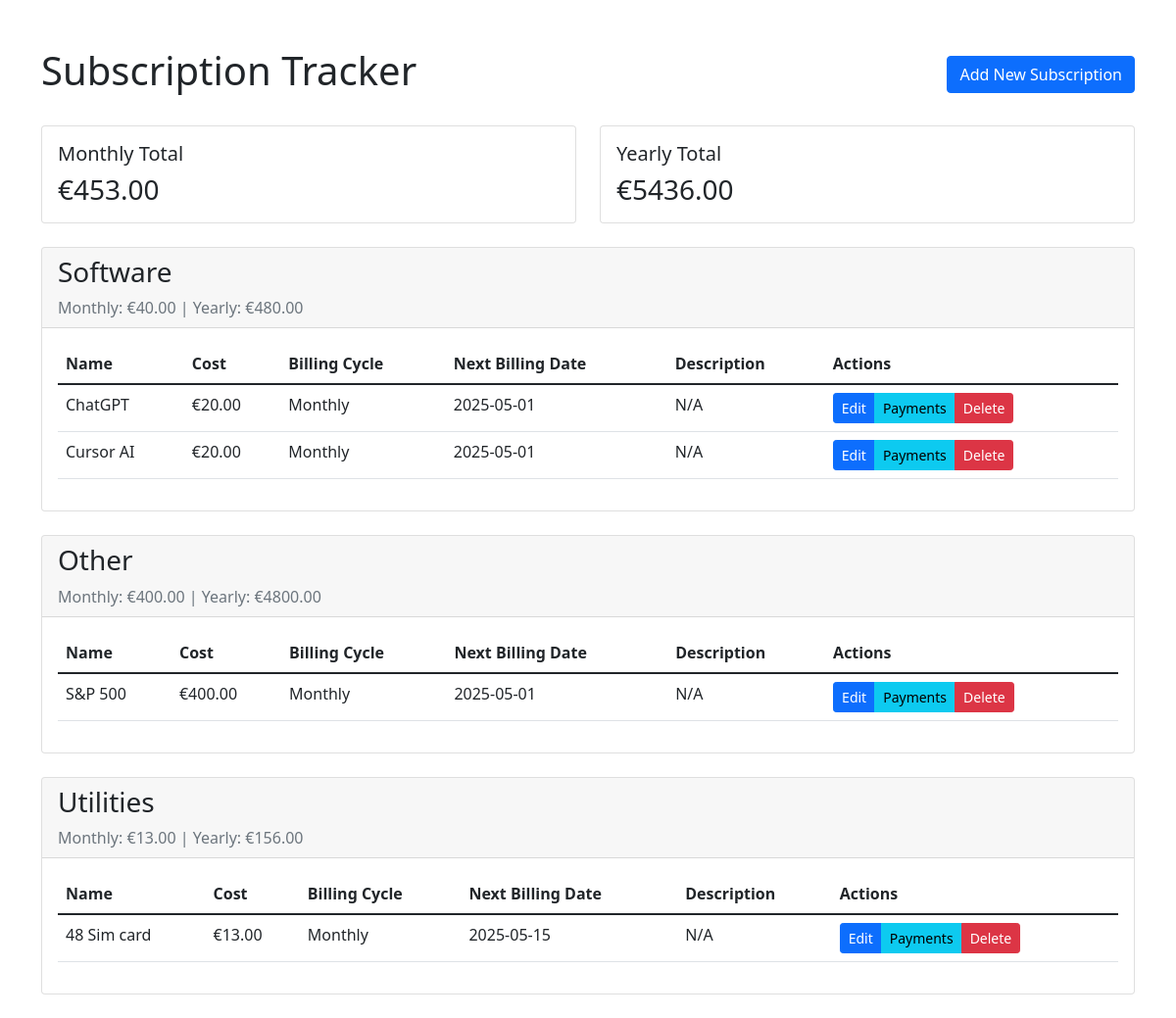
Before: / with the older database file.
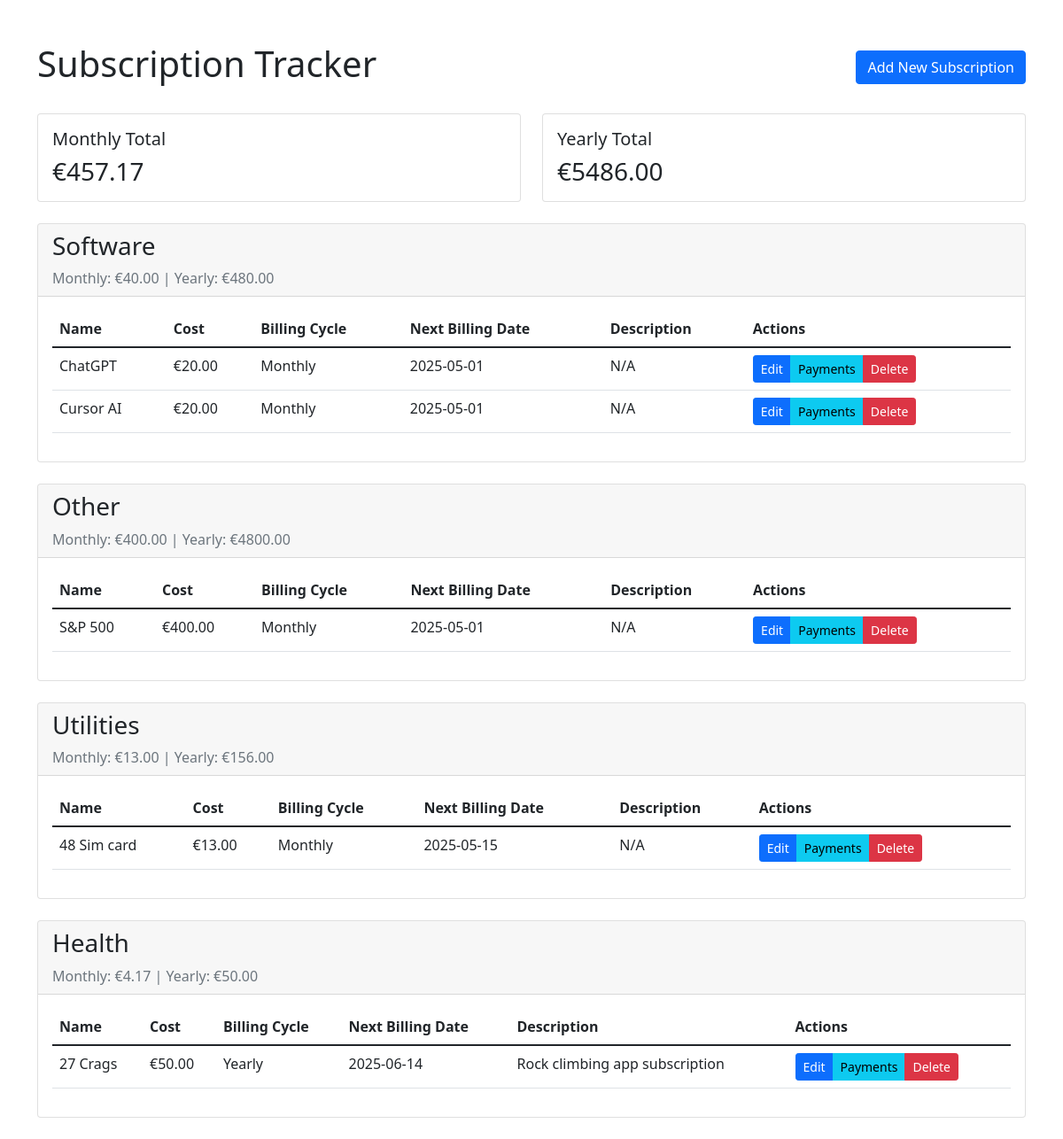
After: the same page with the newer database file.
### app.py (models this page shows)
class Subscription(db.Model):
    id = db.Column(db.Integer, primary_key=True)
    name = db.Column(db.String(100), nullable=False)
    cost = db.Column(db.Float, nullable=False)
    billing_cycle = db.Column(db.String(20), nullable=False)  # 'monthly' or 'yearly'
    next_billing_date = db.Column(db.Date, nullable=False)
    category = db.Column(db.String(50), nullable=False, default='Other')
    description = db.Column(db.String(200))

### app.py (the view)
@app.route('/')
def index():
    subscriptions = Subscription.query.all()
    total_monthly = sum(sub.cost if sub.billing_cycle == 'monthly' else sub.cost/12 for sub in subscriptions)
    total_yearly = sum(sub.cost if sub.billing_cycle == 'yearly' else sub.cost*12 for sub in subscriptions)
    categories = {}
    for sub in subscriptions:
        if sub.category not in categories:
            categories[sub.category] = {
                'subscriptions': [],
                'monthly_total': 0,
                'yearly_total': 0
            }
        categories[sub.category]['subscriptions'].append(sub)
        categories[sub.category]['monthly_total'] += sub.cost if sub.billing_cycle == 'monthly' else sub.cost/12
        categories[sub.category]['yearly_total'] += sub.cost if sub.billing_cycle == 'yearly' else sub.cost*12
    return render_template('index.html',
                         categories=categories,
                         subscriptions=subscriptions,
                         total_monthly=total_monthly,
                         total_yearly=total_yearly)

### templates/index.html (shortened to what this page needs)
<!DOCTYPE html>
<html lang="en">
<head>
    <link href="https://cdn.jsdelivr.net/npm/bootstrap@5.1.3/dist/css/bootstrap.min.css" rel="stylesheet">
</head>
<body>
    <div class="container mt-5">
        <div class="d-flex justify-content-between align-items-center mb-4">
            <h1>Subscription Tracker</h1>
            <a href="{{ url_for('add_subscription') }}" class="btn btn-primary">Add New Subscription</a>
        </div>
        <div class="row mb-4">
            <div class="col-md-6">
                <div class="card">
                    <div class="card-body">
                        <h5 class="card-title">Monthly Total</h5>
                        <p class="card-text h3">€{{ "%.2f"|format(total_monthly) }}</p>
                    </div>
                </div>
            </div>
            <div class="col-md-6">
                <div class="card">
                    <div class="card-body">
                        <h5 class="card-title">Yearly Total</h5>
                        <p class="card-text h3">€{{ "%.2f"|format(total_yearly) }}</p>
                    </div>
                </div>
            </div>
        </div>
        {% for category, data in categories.items() %}
        <div class="card mb-4">
            <div class="card-header">
                <h3>{{ category }}</h3>
                <div class="text-muted">
                    Monthly: €{{ "%.2f"|format(data.monthly_total) }} |
                    Yearly: €{{ "%.2f"|format(data.yearly_total) }}
                </div>
            </div>
            <div class="card-body">
                <div class="table-responsive">
                    <table class="table">
                        <thead>
                            <tr>
                                <th>Name</th>
                                <th>Cost</th>
                                <th>Billing Cycle</th>
                                <th>Next Billing Date</th>
                                <th>Description</th>
                                <th>Actions</th>
                            </tr>
                        </thead>
                        <tbody>
                            {% for subscription in data.subscriptions %}
                            <tr>
                                <td>{{ subscription.name }}</td>
                                <td>€{{ "%.2f"|format(subscription.cost) }}</td>
                                <td>{{ subscription.billing_cycle.capitalize() }}</td>
                                <td>{{ subscription.next_billing_date.strftime('%Y-%m-%d') }}</td>
                                <td>{{ subscription.description or 'N/A' }}</td>
                                <td>
                                    <div class="btn-group">
                                        <a href="{{ url_for('edit_subscription', id=subscription.id) }}"
                                           class="btn btn-primary btn-sm">Edit</a>
                                        <a href="{{ url_for('view_payments', id=subscription.id) }}"
                                           class="btn btn-info btn-sm">Payments</a>
                                        <a href="{{ url_for('delete_subscription', id=subscription.id) }}"
                                           class="btn btn-danger btn-sm"
                                           onclick="return confirm('Are you sure you want to delete this subscription?')">
                                            Delete
                                        </a>
                                    </div>
                                </td>
                            </tr>
                            {% endfor %}
                        </tbody>
                    </table>
                </div>
            </div>
        </div>
        {% endfor %}
    </div>
</body>
</html>

Changed rows visible on the page:
added Subscription: category "Health", monthly_total "4.17", yearly_total "50.00", name "27 Crags", cost "50.00", billing_cycle "Yearly", next_billing_date "2025-06-14", description "Rock climbing app subscription"
Other visible differences:
{{ "%.2f"|format(total_monthly) }}: "453.00" → "457.17"
{{ "%.2f"|format(total_yearly) }}: "5436.00" → "5486.00"
